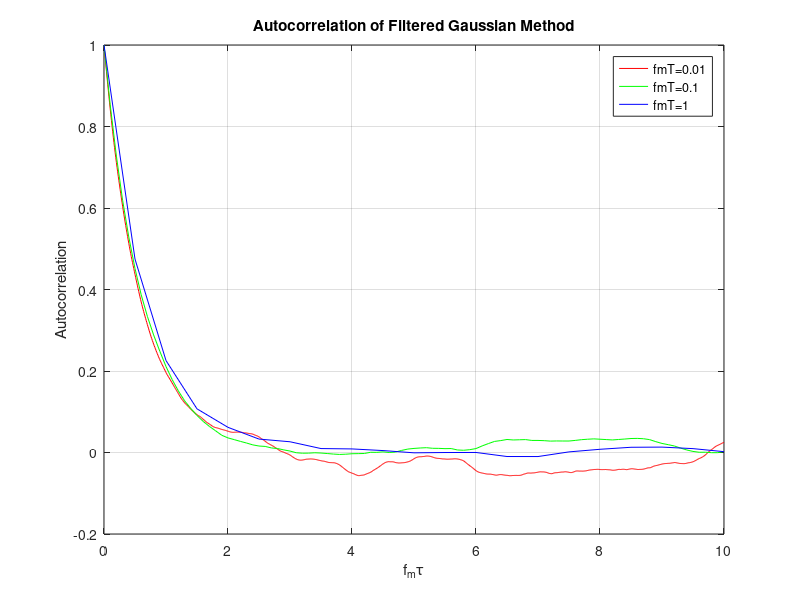

This chart was generated by the following MATLAB code:
% Implement a Rayleigh fading channel simulator based on the Filtered 
% Gaussian Noise method, and plot the channel output autocorrelation
% for fmT = 0.01, 0.1 and 0.5. 
fmT = [0.01 0.1 0.5]; % 3 different fm*T
[row, num] = size(fmT);
Omgp = 1; % Set average power as 1
sample_num = 30000;  % channel output data point
T = 1;  % simulation step size

% the coefficient of first order low-pass filter.
sigma = 2-cos(pi.*fmT./2)-sqrt((2-cos(pi.*fmT./2)).^2-1);
var = (1+sigma)./(1-sigma).*Omgp./2; % variance of Gaussian noise source

w1 = zeros(num, sample_num); % Gaussian noise source 1 for Gi
w2 = zeros(num, sample_num); % Gaussian noise source 2 for Gq
for i = 1:num
    w1(i,:) = normrnd(0,sqrt(var(i)),1,sample_num);
    w2(i,:) = normrnd(0,sqrt(var(i)),1,sample_num);
end

gI = ones(num, sample_num); % In-phase part of output
gQ = ones(num, sample_num); % Quadrature part of output
% Derive the value by low-pass filter
sigma = sigma';
for j = 1:sample_num-1
    gI(:,j+1) = sigma.*gI(:,j)+(1-sigma).*w1(:,j);
    gQ(:,j+1) = sigma.*gQ(:,j)+(1-sigma).*w2(:,j);
end
g = sqrt(2)*(gI+1i*gQ);

fm = fmT./ T;
tau = 10./fm; % largest tau, Requirement: fm*tau=0~10
% Autocorrelation for three different fm*T, the size of autocorrelation is
% different.
phi1 = zeros(1, tau(1)+1);
phi2 = zeros(1, tau(2)+1);
phi3 = zeros(1, tau(3)+1);

% fm*T = 0.01
for i=0:tau(1)
    g_shift = zeros(1,sample_num); 
    g_shift(1, i+1:end) = g(1,1:end-i); % gI shift right i index and put it in gI_shift
    phi1(1,i+1) = mean(conj(g(1,:)).*g_shift); % Multiply each other and average them
end

% fm*T = 0.1
for i=0:tau(2)
    g_shift = zeros(1,sample_num);
    g_shift(1, i+1:end) = gI(2,1:end-i);
    phi2(1,i+1) = mean(conj(g(2,:)).*g_shift);
end

% fm*T = 0.5
for i=0:tau(3)
    g_shift = zeros(1,sample_num);
    g_shift(1, i+1:end) = gI(3,1:end-i);
    phi3(1,i+1) = mean(conj(g(3,:)).*g_shift);
end

% Plot the channel autocorrelation with 3 different fm*T
figure,plot(fm(1).*(0:tau(1)), phi1./abs(phi1(1)),'r',fm(2).*(0:tau(2)), phi2./abs(phi2(1)),'g',fm(3).*(0:tau(3)), phi3./abs(phi3(1)),'b');
title('Autocorrelation of Filtered Gaussian Method');
xlabel('f_m\tau');
ylabel('Autocorrelation');
legend('fmT=0.01','fmT=0.1','fmT=1');
grid on
